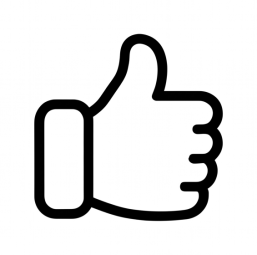
#> input picture scratch/small_0.png, 257 x 255 px, found by its file name
$ python make_cuff_overlay.py   (older library calls are emulated)
#> lines starting #> are read from the running program, lines starting #| are printed output that depends on the picture
#> (reads scratch/m0_current.json from the repository)
#> further down, small0 is the input picture: shape (255, 257); min 0, max 255, mean 225
### linework/trace.py
"""Raster -> skeleton graph -> edge-centred branches with measured stroke width."""
from __future__ import annotations
import numpy as np, cv2
from scipy import ndimage as ndi
from scipy.ndimage import map_coordinates, gaussian_filter1d
from skimage.morphology import skeletonize
from .geom import resample, arclen, unit

_K = np.ones((3, 3))
_K[1, 1] = 0


def ink_map(gray: np.ndarray) -> np.ndarray:
    """Normalised ink coverage in [0,1] (1 = ink). Handles dark-on-light and light-on-dark."""
    g_u8 = gray if gray.dtype == np.uint8 else np.clip(gray, 0, 255).astype(np.uint8)
    border = np.r_[g_u8[0], g_u8[-1], g_u8[:, 0], g_u8[:, -1]]
#> border = 1024 values, max 255 at index 0, min 254 at index 2, mean 254.7
    is_dark_bg = np.median(border) < 128
#> is_dark_bg = False
    if is_dark_bg and min(g_u8.shape) >= 20:
        pad = min(8, min(g_u8.shape) // 10)
        if pad > 0:
            inset = np.r_[g_u8[pad], g_u8[-pad - 1], g_u8[:, pad], g_u8[:, -pad - 1]]
            # If inset margin is bright or image has predominantly light pixels, border is an outer frame/matte
            if np.median(inset) > 160 or (g_u8 > 160).sum() > 0.45 * g_u8.size:
                is_dark_bg = False
                dark_mask = (g_u8 < 128).astype(np.uint8)
                n_comp, lab_comp, st_comp, _ = cv2.connectedComponentsWithStats(dark_mask)
                H_c, W_c = g_u8.shape
                bg_val = int(np.median(inset))
                for i_c in range(1, n_comp):
                    x_c, y_c, bw_c, bh_c, _ = st_comp[i_c]
                    is_outer_frame = (bw_c >= 0.85 * W_c and bh_c >= 0.85 * H_c)
                    is_letterbox_bar = (
                        (bw_c >= 0.70 * W_c and (y_c <= 4 or y_c + bh_c >= H_c - 4) and bw_c >= 5 * bh_c) or
                        (bh_c >= 0.70 * H_c and (x_c <= 4 or x_c + bw_c >= W_c - 4) and bh_c >= 5 * bw_c)
                    )
                    if is_outer_frame or is_letterbox_bar:
                        g_u8 = g_u8.copy()
                        g_u8[lab_comp == i_c] = bg_val
    if is_dark_bg:
        g_u8 = 255 - g_u8
    t, _ = cv2.threshold(g_u8, 0, 255, cv2.THRESH_BINARY + cv2.THRESH_OTSU)
#> t = 130
    dark, light = g_u8[g_u8 <= t], g_u8[g_u8 > t]
#> dark = 7654 values, max 130 at index 9, min 0 at index 13, mean 7.38
    lo = float(np.median(dark)) if dark.size else 0.0
#> lo = 0
    hi = float(np.median(light)) if light.size else 255.0
#> hi = 255
    del dark, light
    if hi - lo < 30:
        lo, hi = 0.0, 255.0
    out = g_u8.astype(np.float32)
    np.subtract(hi, out, out=out)
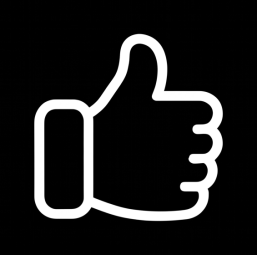
#> out: shape (255, 257) float32; min 0, max 255, mean 30
    out *= (1.0 / (hi - lo))
    np.clip(out, 0.0, 1.0, out=out)
    return out


# [104 lines left out: functions _fit_circle, find_fused_discs, not called in this run]


find_fused_discs.debug = []  # diagnostics of the last calls (arc support, radius ratio); only read by tests


# [513 lines left out: functions erase_discs, _prune, skeleton_branches, _profile, _edges, _tang and 5 more, not called in this run]

### linework/model.py
"""Vector model: a list of stroked Bezier paths (anchors + in/out handles), serialisable to SVG/JSON."""
from __future__ import annotations
import copy, json
import numpy as np
from .geom import bez


class Path:
    __slots__ = ("A", "Hin", "Hout", "w", "join", "ml", "closed", "tag")

    def __init__(self, A, Hin, Hout, w, join="round", ml=4.0, closed=False, tag=""):
        self.A = np.asarray(A, float)
        self.Hin = np.asarray(Hin, float)
        self.Hout = np.asarray(Hout, float)
        self.w = float(w)
        self.join = join
        self.ml = float(ml)
        self.closed = bool(closed)
        self.tag = str(tag)

    # [11 lines left out: function from_segs, not called in this run]

    def segs(self):
        return [np.array([self.A[i], self.Hout[i], self.Hin[i + 1], self.A[i + 1]]) for i in range(len(self.A) - 1)]

    # [8 lines left out: function flat, not called in this run]

    def d(self):
        s = self.segs()
        d = "M%.2f,%.2f" % tuple(s[0][0])
        for c in s:
            d += "C%.2f,%.2f %.2f,%.2f %.2f,%.2f" % (*c[1], *c[2], *c[3])
        return d + ("Z" if self.closed else "")

    def length(self):
        f = self.flat()
        return float(np.linalg.norm(np.diff(f, axis=0), axis=1).sum())

    def copy(self):
        return Path(self.A.copy(), self.Hin.copy(), self.Hout.copy(), self.w, self.join, self.ml, self.closed, self.tag)

    # [5 lines left out: function to_dict, not called in this run]

    @staticmethod
    def from_dict(q):
        return Path(q["A"], q["Hin"], q["Hout"], q["w"], q.get("join", "round"), q.get("ml", 4.0), q.get("closed", False), q.get("tag", ""))


class Model:
    def __init__(self, paths=None, width=0, height=0):
        self.paths: list[Path] = paths or []
        self.width = width
        self.height = height

    def copy(self):
        return Model([p.copy() for p in self.paths], self.width, self.height)

    # [15 lines left out: functions scaled, translate, not called in this run]

    def svg(self, background="#ffffff", stroke="#000000", cap="round", stroke_scale=1.0, pretty=False, viewbox=None):
#> called with background = '#ffffff', stroke = '#000000', cap = 'round', stroke_scale = 1, pretty = False
        w, h = self.width, self.height
        vb = viewbox or (0, 0, w, h)
        body = []
        for p in self.paths:
            tag_attr = f' data-tag="{p.tag}"' if getattr(p, "tag", "") else ""
            body.append(
                '<path d="%s" stroke-width="%.2f" stroke-linejoin="%s"%s%s/>'
                % (p.d(), p.w * stroke_scale, p.join, (' stroke-miterlimit="%g"' % p.ml) if p.join == "miter" else "", tag_attr)
            )
        bg = '<rect width="100%%" height="100%%" fill="%s"/>' % background if background else ""
        sep = "\n  " if pretty else ""
        return (
            '<svg xmlns="http://www.w3.org/2000/svg" viewBox="%g %g %g %g" width="%g" height="%g">%s%s'
            '<g fill="none" stroke="%s" stroke-linecap="%s">%s%s</g>%s</svg>'
            % (vb[0], vb[1], vb[2], vb[3], vb[2], vb[3], sep, bg, stroke, cap, sep, sep.join(body), "\n" if pretty else "")
        )

    def to_json(self):
        return json.dumps(dict(width=self.width, height=self.height, paths=[p.to_dict() for p in self.paths]))

    # [33 lines left out: functions from_svg, from_json, not called in this run]

### linework/doctor.py
"""Doctor engine: compares the rendered vector with the source and issues repair commands.

Checks
  * mismatch regions      concentrated render-vs-source error (soft ink difference, box-filtered)
  * redundant paths       a path whose ink is entirely covered by other paths (duplicate centerline)
  * duplicate tails/runs  stretches of a path lying inside other paths' ink for > ~1 stroke width
  * kinks                 anchors that are almost, but not quite, smooth (tangent break 6-30 deg)
  * rings                 closed paths that are exact ellipses but stored as free-form curves
  * simplify / line snap  needless nodes, nearly-straight segments
"""
from __future__ import annotations
import numpy as np, cv2
from scipy import ndimage as ndi
from .geom import resample
from .model import Model
from .render import render_gray
from .fitting import draw_stroke
from . import edit as E
from . import topology as T


def ink_of(model: Model):
#> (the run stopped early here; a loop or call above may not have finished)
